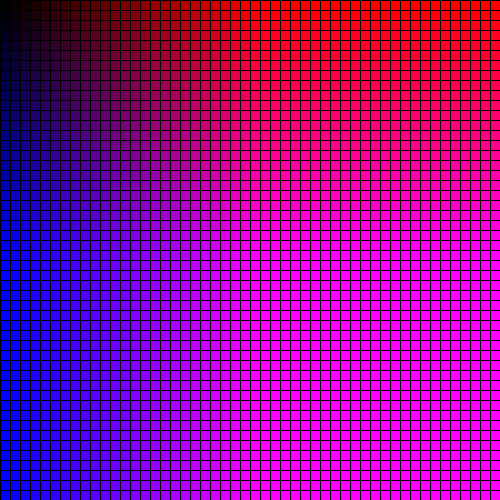
Frame 1 (no input)
Frame 60 (the mouse pressed at the canvas centre just before this capture): identical to frame 1, image omitted
Frame 120 (the mouse held since frame 60 and released just before this capture): identical to frame 1, image omitted

The Processing sketch that drew this single still picture (run headless with seeded random() and noise(); from frame 60 on, the mouse is pressed at the canvas centre):

// Processing sketch: Week6_ArraysOfArrays
// ── Week6_ArraysOfArrays.pde

int gridScale;
int[][] grid;
int gridRow;
int gridCol;

void setup(){ 
  gridScale=10;
  size(500,500);
  
  gridRow = width/gridScale;
  gridCol = height/gridScale;
  grid = new int[gridRow][gridCol];
}

void draw(){  
  for(int i = 0; i < gridRow * gridScale; i=i+gridScale){
    for(int j = 0; j < gridCol * gridScale; j=j+gridScale){
      //Now we can draw a rectangle!
      fill(i,0,j);
      rect(i, j, gridScale, gridScale);
    }
  } 
}
